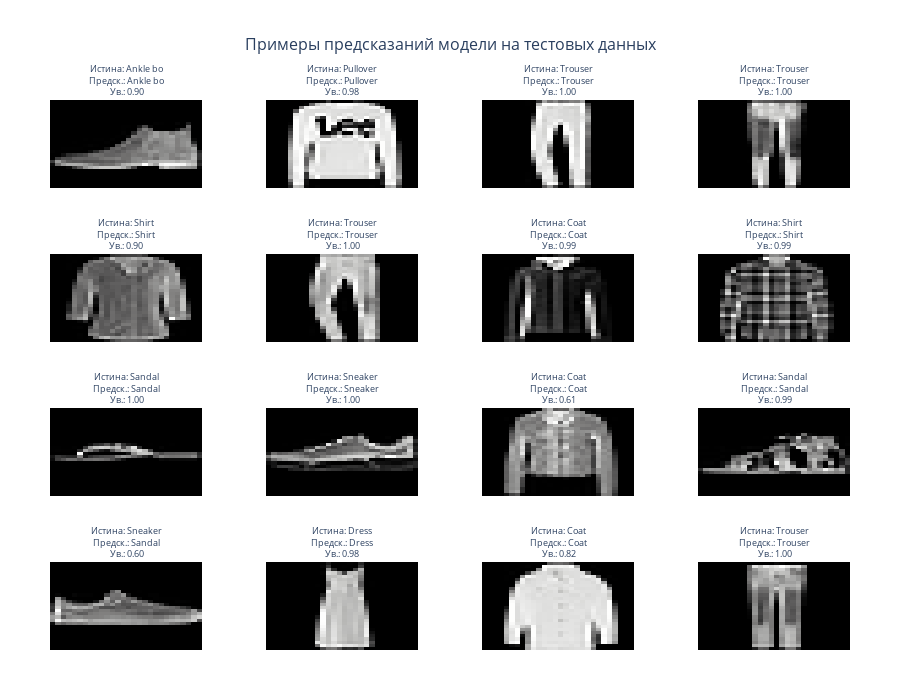

The notebook cell saved with this chart:
### Code cell
# Анализ предсказаний модели
def analyze_predictions(model, test_loader, class_names, num_samples=16):
    """
    Анализ предсказаний модели на тестовых данных.
    
    Parameters
    ----------
    model : nn.Module
        Обученная модель
    test_loader : DataLoader
        Загрузчик тестовых данных
    class_names : list
        Названия классов
    num_samples : int
        Количество примеров для отображения
    """
    model.eval()
    
    # Получаем батч тестовых данных
    data_iter = iter(test_loader)
    images, labels = next(data_iter)
    images, labels = images.to(device), labels.to(device)
    
    # Делаем предсказания
    with torch.no_grad():
        outputs = model(images)
        _, predicted = torch.max(outputs, 1)
        
        # Вычисляем вероятности с помощью softmax
        probabilities = F.softmax(outputs, dim=1)
    
    # Визуализация результатов
    fig = make_subplots(
        rows=4, cols=4,
        subplot_titles=[
            f"Истина: {class_names[labels[i]][:8]}<br>"  # Сокращаем длинные названия
            f"Предск.: {class_names[predicted[i]][:8]}<br>"
            f"Ув.: {probabilities[i][predicted[i]]:.2f}"
            for i in range(num_samples)
        ],
        vertical_spacing=0.12,  # Увеличиваем вертикальный отступ
        horizontal_spacing=0.08  # Увеличиваем горизонтальный отступ
    )
    
    for i in range(num_samples):
        image = images[i].cpu().squeeze().numpy()
        
        # Переворачиваем изображение по вертикали для правильного отображения
        image = np.flipud(image)
        
        row = i // 4 + 1
        col = i % 4 + 1
        
        fig.add_trace(
            go.Heatmap(
                z=image,
                colorscale='gray',
                showscale=False,
                hovertemplate=f"Истинный класс: {class_names[labels[i]]}<br>" +
                             f"Предсказанный класс: {class_names[predicted[i]]}<br>" +
                             f"Уверенность: {probabilities[i][predicted[i]]:.3f}<extra></extra>"
            ),
            row=row, col=col
        )
    
    # Настройка осей (убираем подписи)
    for i in range(1, 5):
        for j in range(1, 5):
            fig.update_xaxes(showticklabels=False, showgrid=False, row=i, col=j)
            fig.update_yaxes(showticklabels=False, showgrid=False, row=i, col=j)
    
    fig.update_layout(
        title_text="Примеры предсказаний модели на тестовых данных",
        title_x=0.5,
        title_font=dict(size=16),  # Размер заголовка
        height=700,  # Увеличиваем высоту
        showlegend=False,
        font=dict(size=9),  # Уменьшаем размер шрифта
        margin=dict(t=100, b=50, l=50, r=50)  # Добавляем отступы
    )
    
    # Обновляем подзаголовки
    fig.update_annotations(font_size=9)  # Уменьшаем размер подзаголовков
    
    fig.show()
    
    # Статистика по классам
    correct_by_class = torch.zeros(len(class_names))
    total_by_class = torch.zeros(len(class_names))
    
    with torch.no_grad():
        for data, target in test_loader:
            data, target = data.to(device), target.to(device)
            output = model(data)
            _, pred = torch.max(output, 1)
            
            for i in range(len(class_names)):
                mask = (target == i)
                total_by_class[i] += mask.sum().item()
                correct_by_class[i] += (pred[mask] == target[mask]).sum().item()
    
    # Вычисляем точность по классам
    class_accuracy = correct_by_class / total_by_class * 100
    
    print("\nТОЧНОСТЬ ПО КЛАССАМ:")
    print("=" * 50)
    for i, class_name in enumerate(class_names):
        print(f"{class_name:15}: {class_accuracy[i]:.2f}% ({int(correct_by_class[i])}/{int(total_by_class[i])})")
    print("=" * 50)
    print(f"{'Средняя точность':15}: {class_accuracy.mean():.2f}%")

# Анализ предсказаний
analyze_predictions(model, test_loader, class_names, num_samples=16)

### Figure 1 — Plotly figure (JSON) as saved in the notebook; plotly's stock layout.template omitted (floating-point values rounded to 4 significant figures; data arrays with more than 128 entries replaced by an {"elided": "..."} marker saying what was removed)
{"data": [{"colorscale": [[0, "rgb(0, 0, 0)"], [0.09091, "rgb(16, 16, 16)"], [0.1818, "rgb(38, 38, 38)"], [0.2727, "rgb(59, 59, 59)"], [0.3636, "rgb(81, 80, 80)"], [0.4545, "rgb(102, 101, 101)"], [0.5455, "rgb(124, 123, 122)"], [0.6364, "rgb(146, 146, 145)"], [0.7273, "rgb(171, 171, 170)"], [0.8182, "rgb(197, 197, 195)"], [0.9091, "rgb(224, 224, 223)"], [1, "rgb(254, 254, 253)"]], "hovertemplate": "Истинный класс: Ankle boot<br>Предсказанный класс: Ankle boot<br>Уверенность: 0.900<extra></extra>", "showscale": false, "type": "heatmap", "xaxis": "x", "yaxis": "y", "z": {"elided": "28x28 float values"}}, {"colorscale": [[0, "rgb(0, 0, 0)"], [0.09091, "rgb(16, 16, 16)"], [0.1818, "rgb(38, 38, 38)"], [0.2727, "rgb(59, 59, 59)"], [0.3636, "rgb(81, 80, 80)"], [0.4545, "rgb(102, 101, 101)"], [0.5455, "rgb(124, 123, 122)"], [0.6364, "rgb(146, 146, 145)"], [0.7273, "rgb(171, 171, 170)"], [0.8182, "rgb(197, 197, 195)"], [0.9091, "rgb(224, 224, 223)"], [1, "rgb(254, 254, 253)"]], "hovertemplate": "Истинный класс: Pullover<br>Предсказанный класс: Pullover<br>Уверенность: 0.984<extra></extra>", "showscale": false, "type": "heatmap", "xaxis": "x2", "yaxis": "y2", "z": {"elided": "28x28 float values"}}, {"colorscale": [[0, "rgb(0, 0, 0)"], [0.09091, "rgb(16, 16, 16)"], [0.1818, "rgb(38, 38, 38)"], [0.2727, "rgb(59, 59, 59)"], [0.3636, "rgb(81, 80, 80)"], [0.4545, "rgb(102, 101, 101)"], [0.5455, "rgb(124, 123, 122)"], [0.6364, "rgb(146, 146, 145)"], [0.7273, "rgb(171, 171, 170)"], [0.8182, "rgb(197, 197, 195)"], [0.9091, "rgb(224, 224, 223)"], [1, "rgb(254, 254, 253)"]], "hovertemplate": "Истинный класс: Trouser<br>Предсказанный класс: Trouser<br>Уверенность: 1.000<extra></extra>", "showscale": false, "type": "heatmap", "xaxis": "x3", "yaxis": "y3", "z": {"elided": "28x28 float values"}}, {"colorscale": [[0, "rgb(0, 0, 0)"], [0.09091, "rgb(16, 16, 16)"], [0.1818, "rgb(38, 38, 38)"], [0.2727, "rgb(59, 59, 59)"], [0.3636, "rgb(81, 80, 80)"], [0.4545, "rgb(102, 101, 101)"], [0.5455, "rgb(124, 123, 122)"], [0.6364, "rgb(146, 146, 145)"], [0.7273, "rgb(171, 171, 170)"], [0.8182, "rgb(197, 197, 195)"], [0.9091, "rgb(224, 224, 223)"], [1, "rgb(254, 254, 253)"]], "hovertemplate": "Истинный класс: Trouser<br>Предсказанный класс: Trouser<br>Уверенность: 1.000<extra></extra>", "showscale": false, "type": "heatmap", "xaxis": "x4", "yaxis": "y4", "z": {"elided": "28x28 float values"}}, {"colorscale": [[0, "rgb(0, 0, 0)"], [0.09091, "rgb(16, 16, 16)"], [0.1818, "rgb(38, 38, 38)"], [0.2727, "rgb(59, 59, 59)"], [0.3636, "rgb(81, 80, 80)"], [0.4545, "rgb(102, 101, 101)"], [0.5455, "rgb(124, 123, 122)"], [0.6364, "rgb(146, 146, 145)"], [0.7273, "rgb(171, 171, 170)"], [0.8182, "rgb(197, 197, 195)"], [0.9091, "rgb(224, 224, 223)"], [1, "rgb(254, 254, 253)"]], "hovertemplate": "Истинный класс: Shirt<br>Предсказанный класс: Shirt<br>Уверенность: 0.896<extra></extra>", "showscale": false, "type": "heatmap", "xaxis": "x5", "yaxis": "y5", "z": {"elided": "28x28 float values"}}, {"colorscale": [[0, "rgb(0, 0, 0)"], [0.09091, "rgb(16, 16, 16)"], [0.1818, "rgb(38, 38, 38)"], [0.2727, "rgb(59, 59, 59)"], [0.3636, "rgb(81, 80, 80)"], [0.4545, "rgb(102, 101, 101)"], [0.5455, "rgb(124, 123, 122)"], [0.6364, "rgb(146, 146, 145)"], [0.7273, "rgb(171, 171, 170)"], [0.8182, "rgb(197, 197, 195)"], [0.9091, "rgb(224, 224, 223)"], [1, "rgb(254, 254, 253)"]], "hovertemplate": "Истинный класс: Trouser<br>Предсказанный класс: Trouser<br>Уверенность: 1.000<extra></extra>", "showscale": false, "type": "heatmap", "xaxis": "x6", "yaxis": "y6", "z": {"elided": "28x28 float values"}}, {"colorscale": [[0, "rgb(0, 0, 0)"], [0.09091, "rgb(16, 16, 16)"], [0.1818, "rgb(38, 38, 38)"], [0.2727, "rgb(59, 59, 59)"], [0.3636, "rgb(81, 80, 80)"], [0.4545, "rgb(102, 101, 101)"], [0.5455, "rgb(124, 123, 122)"], [0.6364, "rgb(146, 146, 145)"], [0.7273, "rgb(171, 171, 170)"], [0.8182, "rgb(197, 197, 195)"], [0.9091, "rgb(224, 224, 223)"], [1, "rgb(254, 254, 253)"]], "hovertemplate": "Истинный класс: Coat<br>Предсказанный класс: Coat<br>Уверенность: 0.993<extra></extra>", "showscale": false, "type": "heatmap", "xaxis": "x7", "yaxis": "y7", "z": {"elided": "28x28 float values"}}, {"colorscale": [[0, "rgb(0, 0, 0)"], [0.09091, "rgb(16, 16, 16)"], [0.1818, "rgb(38, 38, 38)"], [0.2727, "rgb(59, 59, 59)"], [0.3636, "rgb(81, 80, 80)"], [0.4545, "rgb(102, 101, 101)"], [0.5455, "rgb(124, 123, 122)"], [0.6364, "rgb(146, 146, 145)"], [0.7273, "rgb(171, 171, 170)"], [0.8182, "rgb(197, 197, 195)"], [0.9091, "rgb(224, 224, 223)"], [1, "rgb(254, 254, 253)"]], "hovertemplate": "Истинный класс: Shirt<br>Предсказанный класс: Shirt<br>Уверенность: 0.991<extra></extra>", "showscale": false, "type": "heatmap", "xaxis": "x8", "yaxis": "y8", "z": {"elided": "28x28 float values"}}, {"colorscale": [[0, "rgb(0, 0, 0)"], [0.09091, "rgb(16, 16, 16)"], [0.1818, "rgb(38, 38, 38)"], [0.2727, "rgb(59, 59, 59)"], [0.3636, "rgb(81, 80, 80)"], [0.4545, "rgb(102, 101, 101)"], [0.5455, "rgb(124, 123, 122)"], [0.6364, "rgb(146, 146, 145)"], [0.7273, "rgb(171, 171, 170)"], [0.8182, "rgb(197, 197, 195)"], [0.9091, "rgb(224, 224, 223)"], [1, "rgb(254, 254, 253)"]], "hovertemplate": "Истинный класс: Sandal<br>Предсказанный класс: Sandal<br>Уверенность: 0.998<extra></extra>", "showscale": false, "type": "heatmap", "xaxis": "x9", "yaxis": "y9", "z": {"elided": "28x28 float values"}}, {"colorscale": [[0, "rgb(0, 0, 0)"], [0.09091, "rgb(16, 16, 16)"], [0.1818, "rgb(38, 38, 38)"], [0.2727, "rgb(59, 59, 59)"], [0.3636, "rgb(81, 80, 80)"], [0.4545, "rgb(102, 101, 101)"], [0.5455, "rgb(124, 123, 122)"], [0.6364, "rgb(146, 146, 145)"], [0.7273, "rgb(171, 171, 170)"], [0.8182, "rgb(197, 197, 195)"], [0.9091, "rgb(224, 224, 223)"], [1, "rgb(254, 254, 253)"]], "hovertemplate": "Истинный класс: Sneaker<br>Предсказанный класс: Sneaker<br>Уверенность: 0.998<extra></extra>", "showscale": false, "type": "heatmap", "xaxis": "x10", "yaxis": "y10", "z": {"elided": "28x28 float values"}}, {"colorscale": [[0, "rgb(0, 0, 0)"], [0.09091, "rgb(16, 16, 16)"], [0.1818, "rgb(38, 38, 38)"], [0.2727, "rgb(59, 59, 59)"], [0.3636, "rgb(81, 80, 80)"], [0.4545, "rgb(102, 101, 101)"], [0.5455, "rgb(124, 123, 122)"], [0.6364, "rgb(146, 146, 145)"], [0.7273, "rgb(171, 171, 170)"], [0.8182, "rgb(197, 197, 195)"], [0.9091, "rgb(224, 224, 223)"], [1, "rgb(254, 254, 253)"]], "hovertemplate": "Истинный класс: Coat<br>Предсказанный класс: Coat<br>Уверенность: 0.612<extra></extra>", "showscale": false, "type": "heatmap", "xaxis": "x11", "yaxis": "y11", "z": {"elided": "28x28 float values"}}, {"colorscale": [[0, "rgb(0, 0, 0)"], [0.09091, "rgb(16, 16, 16)"], [0.1818, "rgb(38, 38, 38)"], [0.2727, "rgb(59, 59, 59)"], [0.3636, "rgb(81, 80, 80)"], [0.4545, "rgb(102, 101, 101)"], [0.5455, "rgb(124, 123, 122)"], [0.6364, "rgb(146, 146, 145)"], [0.7273, "rgb(171, 171, 170)"], [0.8182, "rgb(197, 197, 195)"], [0.9091, "rgb(224, 224, 223)"], [1, "rgb(254, 254, 253)"]], "hovertemplate": "Истинный класс: Sandal<br>Предсказанный класс: Sandal<br>Уверенность: 0.986<extra></extra>", "showscale": false, "type": "heatmap", "xaxis": "x12", "yaxis": "y12", "z": {"elided": "28x28 float values"}}, {"colorscale": [[0, "rgb(0, 0, 0)"], [0.09091, "rgb(16, 16, 16)"], [0.1818, "rgb(38, 38, 38)"], [0.2727, "rgb(59, 59, 59)"], [0.3636, "rgb(81, 80, 80)"], [0.4545, "rgb(102, 101, 101)"], [0.5455, "rgb(124, 123, 122)"], [0.6364, "rgb(146, 146, 145)"], [0.7273, "rgb(171, 171, 170)"], [0.8182, "rgb(197, 197, 195)"], [0.9091, "rgb(224, 224, 223)"], [1, "rgb(254, 254, 253)"]], "hovertemplate": "Истинный класс: Sneaker<br>Предсказанный класс: Sandal<br>Уверенность: 0.599<extra></extra>", "showscale": false, "type": "heatmap", "xaxis": "x13", "yaxis": "y13", "z": {"elided": "28x28 float values"}}, {"colorscale": [[0, "rgb(0, 0, 0)"], [0.09091, "rgb(16, 16, 16)"], [0.1818, "rgb(38, 38, 38)"], [0.2727, "rgb(59, 59, 59)"], [0.3636, "rgb(81, 80, 80)"], [0.4545, "rgb(102, 101, 101)"], [0.5455, "rgb(124, 123, 122)"], [0.6364, "rgb(146, 146, 145)"], [0.7273, "rgb(171, 171, 170)"], [0.8182, "rgb(197, 197, 195)"], [0.9091, "rgb(224, 224, 223)"], [1, "rgb(254, 254, 253)"]], "hovertemplate": "Истинный класс: Dress<br>Предсказанный класс: Dress<br>Уверенность: 0.978<extra></extra>", "showscale": false, "type": "heatmap", "xaxis": "x14", "yaxis": "y14", "z": {"elided": "28x28 float values"}}, {"colorscale": [[0, "rgb(0, 0, 0)"], [0.09091, "rgb(16, 16, 16)"], [0.1818, "rgb(38, 38, 38)"], [0.2727, "rgb(59, 59, 59)"], [0.3636, "rgb(81, 80, 80)"], [0.4545, "rgb(102, 101, 101)"], [0.5455, "rgb(124, 123, 122)"], [0.6364, "rgb(146, 146, 145)"], [0.7273, "rgb(171, 171, 170)"], [0.8182, "rgb(197, 197, 195)"], [0.9091, "rgb(224, 224, 223)"], [1, "rgb(254, 254, 253)"]], "hovertemplate": "Истинный класс: Coat<br>Предсказанный класс: Coat<br>Уверенность: 0.816<extra></extra>", "showscale": false, "type": "heatmap", "xaxis": "x15", "yaxis": "y15", "z": {"elided": "28x28 float values"}}, {"colorscale": [[0, "rgb(0, 0, 0)"], [0.09091, "rgb(16, 16, 16)"], [0.1818, "rgb(38, 38, 38)"], [0.2727, "rgb(59, 59, 59)"], [0.3636, "rgb(81, 80, 80)"], [0.4545, "rgb(102, 101, 101)"], [0.5455, "rgb(124, 123, 122)"], [0.6364, "rgb(146, 146, 145)"], [0.7273, "rgb(171, 171, 170)"], [0.8182, "rgb(197, 197, 195)"], [0.9091, "rgb(224, 224, 223)"], [1, "rgb(254, 254, 253)"]], "hovertemplate": "Истинный класс: Trouser<br>Предсказанный класс: Trouser<br>Уверенность: 1.000<extra></extra>", "showscale": false, "type": "heatmap", "xaxis": "x16", "yaxis": "y16", "z": {"elided": "28x28 float values"}}], "layout": {"annotations": [{"font": {"size": 9}, "showarrow": false, "text": "Истина: Ankle bo<br>Предск.: Ankle bo<br>Ув.: 0.90", "x": 0.095, "xanchor": "center", "xref": "paper", "y": 1, "yanchor": "bottom", "yref": "paper"}, {"font": {"size": 9}, "showarrow": false, "text": "Истина: Pullover<br>Предск.: Pullover<br>Ув.: 0.98", "x": 0.365, "xanchor": "center", "xref": "paper", "y": 1, "yanchor": "bottom", "yref": "paper"}, {"font": {"size": 9}, "showarrow": false, "text": "Истина: Trouser<br>Предск.: Trouser<br>Ув.: 1.00", "x": 0.635, "xanchor": "center", "xref": "paper", "y": 1, "yanchor": "bottom", "yref": "paper"}, {"font": {"size": 9}, "showarrow": false, "text": "Истина: Trouser<br>Предск.: Trouser<br>Ув.: 1.00", "x": 0.905, "xanchor": "center", "xref": "paper", "y": 1, "yanchor": "bottom", "yref": "paper"}, {"font": {"size": 9}, "showarrow": false, "text": "Истина: Shirt<br>Предск.: Shirt<br>Ув.: 0.90", "x": 0.095, "xanchor": "center", "xref": "paper", "y": 0.72, "yanchor": "bottom", "yref": "paper"}, {"font": {"size": 9}, "showarrow": false, "text": "Истина: Trouser<br>Предск.: Trouser<br>Ув.: 1.00", "x": 0.365, "xanchor": "center", "xref": "paper", "y": 0.72, "yanchor": "bottom", "yref": "paper"}, {"font": {"size": 9}, "showarrow": false, "text": "Истина: Coat<br>Предск.: Coat<br>Ув.: 0.99", "x": 0.635, "xanchor": "center", "xref": "paper", "y": 0.72, "yanchor": "bottom", "yref": "paper"}, {"font": {"size": 9}, "showarrow": false, "text": "Истина: Shirt<br>Предск.: Shirt<br>Ув.: 0.99", "x": 0.905, "xanchor": "center", "xref": "paper", "y": 0.72, "yanchor": "bottom", "yref": "paper"}, {"font": {"size": 9}, "showarrow": false, "text": "Истина: Sandal<br>Предск.: Sandal<br>Ув.: 1.00", "x": 0.095, "xanchor": "center", "xref": "paper", "y": 0.44, "yanchor": "bottom", "yref": "paper"}, {"font": {"size": 9}, "showarrow": false, "text": "Истина: Sneaker<br>Предск.: Sneaker<br>Ув.: 1.00", "x": 0.365, "xanchor": "center", "xref": "paper", "y": 0.44, "yanchor": "bottom", "yref": "paper"}, {"font": {"size": 9}, "showarrow": false, "text": "Истина: Coat<br>Предск.: Coat<br>Ув.: 0.61", "x": 0.635, "xanchor": "center", "xref": "paper", "y": 0.44, "yanchor": "bottom", "yref": "paper"}, {"font": {"size": 9}, "showarrow": false, "text": "Истина: Sandal<br>Предск.: Sandal<br>Ув.: 0.99", "x": 0.905, "xanchor": "center", "xref": "paper", "y": 0.44, "yanchor": "bottom", "yref": "paper"}, {"font": {"size": 9}, "showarrow": false, "text": "Истина: Sneaker<br>Предск.: Sandal<br>Ув.: 0.60", "x": 0.095, "xanchor": "center", "xref": "paper", "y": 0.16, "yanchor": "bottom", "yref": "paper"}, {"font": {"size": 9}, "showarrow": false, "text": "Истина: Dress<br>Предск.: Dress<br>Ув.: 0.98", "x": 0.365, "xanchor": "center", "xref": "paper", "y": 0.16, "yanchor": "bottom", "yref": "paper"}, {"font": {"size": 9}, "showarrow": false, "text": "Истина: Coat<br>Предск.: Coat<br>Ув.: 0.82", "x": 0.635, "xanchor": "center", "xref": "paper", "y": 0.16, "yanchor": "bottom", "yref": "paper"}, {"font": {"size": 9}, "showarrow": false, "text": "Истина: Trouser<br>Предск.: Trouser<br>Ув.: 1.00", "x": 0.905, "xanchor": "center", "xref": "paper", "y": 0.16, "yanchor": "bottom", "yref": "paper"}], "font": {"size": 9}, "height": 700, "margin": {"b": 50, "l": 50, "r": 50, "t": 100}, "showlegend": false, "title": {"font": {"size": 16}, "text": "Примеры предсказаний модели на тестовых данных", "x": 0.5}, "xaxis": {"anchor": "y", "domain": [0, 0.19], "showgrid": false, "showticklabels": false}, "xaxis10": {"anchor": "y10", "domain": [0.27, 0.46], "showgrid": false, "showticklabels": false}, "xaxis11": {"anchor": "y11", "domain": [0.54, 0.73], "showgrid": false, "showticklabels": false}, "xaxis12": {"anchor": "y12", "domain": [0.81, 1], "showgrid": false, "showticklabels": false}, "xaxis13": {"anchor": "y13", "domain": [0, 0.19], "showgrid": false, "showticklabels": false}, "xaxis14": {"anchor": "y14", "domain": [0.27, 0.46], "showgrid": false, "showticklabels": false}, "xaxis15": {"anchor": "y15", "domain": [0.54, 0.73], "showgrid": false, "showticklabels": false}, "xaxis16": {"anchor": "y16", "domain": [0.81, 1], "showgrid": false, "showticklabels": false}, "xaxis2": {"anchor": "y2", "domain": [0.27, 0.46], "showgrid": false, "showticklabels": false}, "xaxis3": {"anchor": "y3", "domain": [0.54, 0.73], "showgrid": false, "showticklabels": false}, "xaxis4": {"anchor": "y4", "domain": [0.81, 1], "showgrid": false, "showticklabels": false}, "xaxis5": {"anchor": "y5", "domain": [0, 0.19], "showgrid": false, "showticklabels": false}, "xaxis6": {"anchor": "y6", "domain": [0.27, 0.46], "showgrid": false, "showticklabels": false}, "xaxis7": {"anchor": "y7", "domain": [0.54, 0.73], "showgrid": false, "showticklabels": false}, "xaxis8": {"anchor": "y8", "domain": [0.81, 1], "showgrid": false, "showticklabels": false}, "xaxis9": {"anchor": "y9", "domain": [0, 0.19], "showgrid": false, "showticklabels": false}, "yaxis": {"anchor": "x", "domain": [0.84, 1], "showgrid": false, "showticklabels": false}, "yaxis10": {"anchor": "x10", "domain": [0.28, 0.44], "showgrid": false, "showticklabels": false}, "yaxis11": {"anchor": "x11", "domain": [0.28, 0.44], "showgrid": false, "showticklabels": false}, "yaxis12": {"anchor": "x12", "domain": [0.28, 0.44], "showgrid": false, "showticklabels": false}, "yaxis13": {"anchor": "x13", "domain": [0, 0.16], "showgrid": false, "showticklabels": false}, "yaxis14": {"anchor": "x14", "domain": [0, 0.16], "showgrid": false, "showticklabels": false}, "yaxis15": {"anchor": "x15", "domain": [0, 0.16], "showgrid": false, "showticklabels": false}, "yaxis16": {"anchor": "x16", "domain": [0, 0.16], "showgrid": false, "showticklabels": false}, "yaxis2": {"anchor": "x2", "domain": [0.84, 1], "showgrid": false, "showticklabels": false}, "yaxis3": {"anchor": "x3", "domain": [0.84, 1], "showgrid": false, "showticklabels": false}, "yaxis4": {"anchor": "x4", "domain": [0.84, 1], "showgrid": false, "showticklabels": false}, "yaxis5": {"anchor": "x5", "domain": [0.56, 0.72], "showgrid": false, "showticklabels": false}, "yaxis6": {"anchor": "x6", "domain": [0.56, 0.72], "showgrid": false, "showticklabels": false}, "yaxis7": {"anchor": "x7", "domain": [0.56, 0.72], "showgrid": false, "showticklabels": false}, "yaxis8": {"anchor": "x8", "domain": [0.56, 0.72], "showgrid": false, "showticklabels": false}, "yaxis9": {"anchor": "x9", "domain": [0.28, 0.44], "showgrid": false, "showticklabels": false}}}
